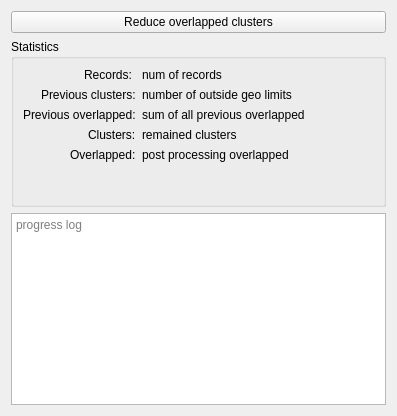
<?xml version="1.0" encoding="UTF-8"?>
<ui version="4.0">
 <class>WizardPage</class>
 <widget class="QWizardPage" name="WizardPage">
  <property name="geometry">
   <rect>
    <x>0</x>
    <y>0</y>
    <width>397</width>
    <height>416</height>
   </rect>
  </property>
  <property name="windowTitle">
   <string>WizardPage</string>
  </property>
  <property name="title">
   <string>Reduce Clusters</string>
  </property>
  <property name="subTitle">
   <string>Reduce ovelapped addresses mixig geocoding results</string>
  </property>
  <attribute name="pageId">
   <string notr="true">reduce_clusters_id</string>
  </attribute>
  <layout class="QVBoxLayout" name="verticalLayout">
   <item>
    <widget class="QPushButton" name="reduce_clusters_pb">
     <property name="text">
      <string>Reduce overlapped clusters</string>
     </property>
    </widget>
   </item>
   <item>
    <widget class="QGroupBox" name="statistics_gb">
     <property name="title">
      <string>Statistics</string>
     </property>
     <layout class="QVBoxLayout" name="verticalLayout_2">
      <item>
       <layout class="QFormLayout" name="formLayout">
        <property name="labelAlignment">
         <set>Qt::AlignRight|Qt::AlignTrailing|Qt::AlignVCenter</set>
        </property>
        <item row="0" column="0">
         <widget class="QLabel" name="label">
          <property name="text">
           <string>Records: </string>
          </property>
          <property name="textInteractionFlags">
           <set>Qt::LinksAccessibleByKeyboard|Qt::LinksAccessibleByMouse|Qt::TextBrowserInteraction|Qt::TextSelectableByKeyboard|Qt::TextSelectableByMouse</set>
          </property>
         </widget>
        </item>
        <item row="0" column="1">
         <widget class="QLabel" name="statistics_num_of_records">
          <property name="text">
           <string>num of records</string>
          </property>
          <property name="textInteractionFlags">
           <set>Qt::LinksAccessibleByKeyboard|Qt::LinksAccessibleByMouse|Qt::TextBrowserInteraction|Qt::TextSelectableByKeyboard|Qt::TextSelectableByMouse</set>
          </property>
         </widget>
        </item>
        <item row="1" column="0">
         <widget class="QLabel" name="label_4">
          <property name="text">
           <string>Previous clusters:</string>
          </property>
          <property name="textInteractionFlags">
           <set>Qt::LinksAccessibleByKeyboard|Qt::LinksAccessibleByMouse|Qt::TextBrowserInteraction|Qt::TextSelectableByKeyboard|Qt::TextSelectableByMouse</set>
          </property>
         </widget>
        </item>
        <item row="1" column="1">
         <widget class="QLabel" name="statistics_sum_of_previous_clusters">
          <property name="text">
           <string>number of outside geo limits</string>
          </property>
          <property name="textInteractionFlags">
           <set>Qt::LinksAccessibleByKeyboard|Qt::LinksAccessibleByMouse|Qt::TextBrowserInteraction|Qt::TextSelectableByKeyboard|Qt::TextSelectableByMouse</set>
          </property>
         </widget>
        </item>
        <item row="2" column="0">
         <widget class="QLabel" name="label_2">
          <property name="text">
           <string>Previous overlapped:</string>
          </property>
          <property name="textInteractionFlags">
           <set>Qt::LinksAccessibleByKeyboard|Qt::LinksAccessibleByMouse|Qt::TextBrowserInteraction|Qt::TextSelectableByKeyboard|Qt::TextSelectableByMouse</set>
          </property>
         </widget>
        </item>
        <item row="2" column="1">
         <widget class="QLabel" name="statistics_sum_of_previous_overlapped">
          <property name="text">
           <string>sum of all previous overlapped</string>
          </property>
          <property name="textInteractionFlags">
           <set>Qt::LinksAccessibleByKeyboard|Qt::LinksAccessibleByMouse|Qt::TextBrowserInteraction|Qt::TextSelectableByKeyboard|Qt::TextSelectableByMouse</set>
          </property>
         </widget>
        </item>
        <item row="3" column="0">
         <widget class="QLabel" name="label_6">
          <property name="text">
           <string>Clusters:</string>
          </property>
         </widget>
        </item>
        <item row="3" column="1">
         <widget class="QLabel" name="statistics_num_of_clusters">
          <property name="text">
           <string>remained clusters</string>
          </property>
         </widget>
        </item>
        <item row="4" column="0">
         <widget class="QLabel" name="label_3">
          <property name="text">
           <string>Overlapped:</string>
          </property>
          <property name="textInteractionFlags">
           <set>Qt::LinksAccessibleByKeyboard|Qt::LinksAccessibleByMouse|Qt::TextBrowserInteraction|Qt::TextSelectableByKeyboard|Qt::TextSelectableByMouse</set>
          </property>
         </widget>
        </item>
        <item row="4" column="1">
         <widget class="QLabel" name="statistics_num_of_overlapped">
          <property name="text">
           <string>post processing overlapped</string>
          </property>
          <property name="textInteractionFlags">
           <set>Qt::LinksAccessibleByKeyboard|Qt::LinksAccessibleByMouse|Qt::TextBrowserInteraction|Qt::TextSelectableByKeyboard|Qt::TextSelectableByMouse</set>
          </property>
         </widget>
        </item>
       </layout>
      </item>
     </layout>
    </widget>
   </item>
   <item>
    <widget class="QTextEdit" name="progress_text">
     <property name="sizePolicy">
      <sizepolicy hsizetype="Minimum" vsizetype="Minimum">
       <horstretch>0</horstretch>
       <verstretch>0</verstretch>
      </sizepolicy>
     </property>
     <property name="placeholderText">
      <string>progress log</string>
     </property>
    </widget>
   </item>
  </layout>
 </widget>
 <resources/>
 <connections/>
</ui>
